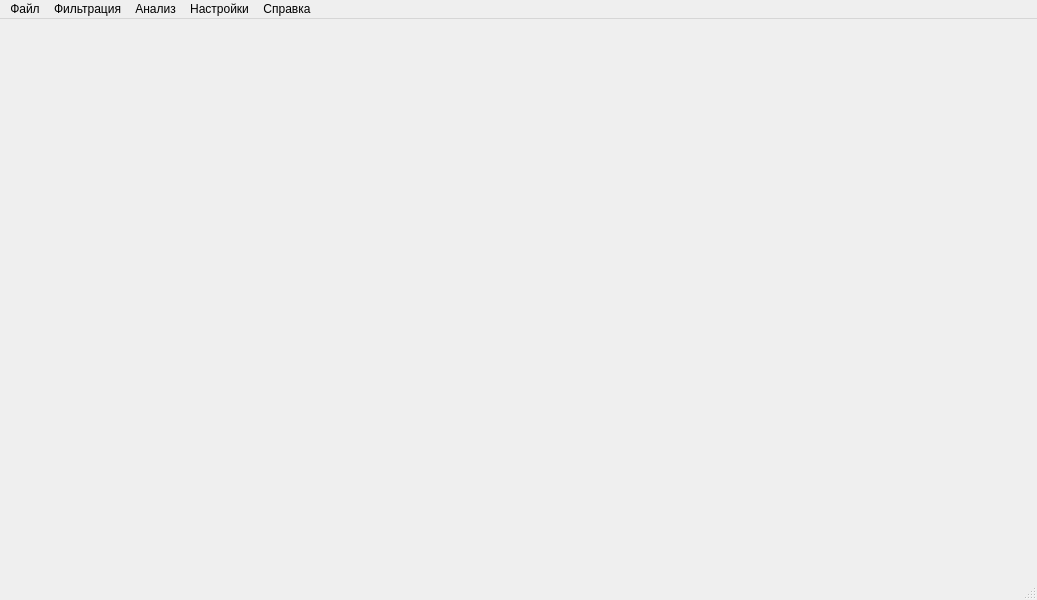
<?xml version="1.0" encoding="UTF-8"?>
<ui version="4.0">
 <class>MainWindow</class>
 <widget class="QMainWindow" name="MainWindow">
  <property name="geometry">
   <rect>
    <x>0</x>
    <y>0</y>
    <width>1037</width>
    <height>600</height>
   </rect>
  </property>
  <property name="minimumSize">
   <size>
    <width>250</width>
    <height>0</height>
   </size>
  </property>
  <property name="windowTitle">
   <string>DSP-ZaitsevVeniamin</string>
  </property>
  <widget class="QWidget" name="centralwidget">
   <layout class="QHBoxLayout" name="horizontalLayout">
    <item>
     <widget class="PlotWidget" name="MainGraph" native="true"/>
    </item>
    <item>
     <widget class="QWidget" name="Channels" native="true"/>
    </item>
   </layout>
  </widget>
  <widget class="QMenuBar" name="menubar">
   <property name="geometry">
    <rect>
     <x>0</x>
     <y>0</y>
     <width>1037</width>
     <height>26</height>
    </rect>
   </property>
   <widget class="QMenu" name="menu123">
    <property name="title">
     <string>Файл</string>
    </property>
    <addaction name="FileOpen"/>
   </widget>
   <widget class="QMenu" name="menu">
    <property name="title">
     <string>Фильтрация</string>
    </property>
   </widget>
   <widget class="QMenu" name="menu_2">
    <property name="title">
     <string>Анализ</string>
    </property>
    <widget class="QMenu" name="menu_5">
     <property name="title">
      <string>Инструменты</string>
     </property>
     <addaction name="SignalInfo"/>
    </widget>
    <addaction name="menu_5"/>
   </widget>
   <widget class="QMenu" name="menu_3">
    <property name="title">
     <string>Настройки</string>
    </property>
   </widget>
   <widget class="QMenu" name="menu_4">
    <property name="title">
     <string>Справка</string>
    </property>
    <addaction name="Info"/>
   </widget>
   <addaction name="menu123"/>
   <addaction name="menu"/>
   <addaction name="menu_2"/>
   <addaction name="menu_3"/>
   <addaction name="menu_4"/>
  </widget>
  <widget class="QStatusBar" name="statusbar"/>
  <action name="FileOpen">
   <property name="text">
    <string>Открыть</string>
   </property>
  </action>
  <action name="Info">
   <property name="text">
    <string>О программе</string>
   </property>
  </action>
  <action name="SignalInfo">
   <property name="text">
    <string>Информация о сигнале</string>
   </property>
  </action>
 </widget>
 <customwidgets>
  <customwidget>
   <class>PlotWidget</class>
   <extends>QWidget</extends>
   <header>pyqtgraph</header>
   <container>1</container>
  </customwidget>
 </customwidgets>
 <resources/>
 <connections/>
</ui>
